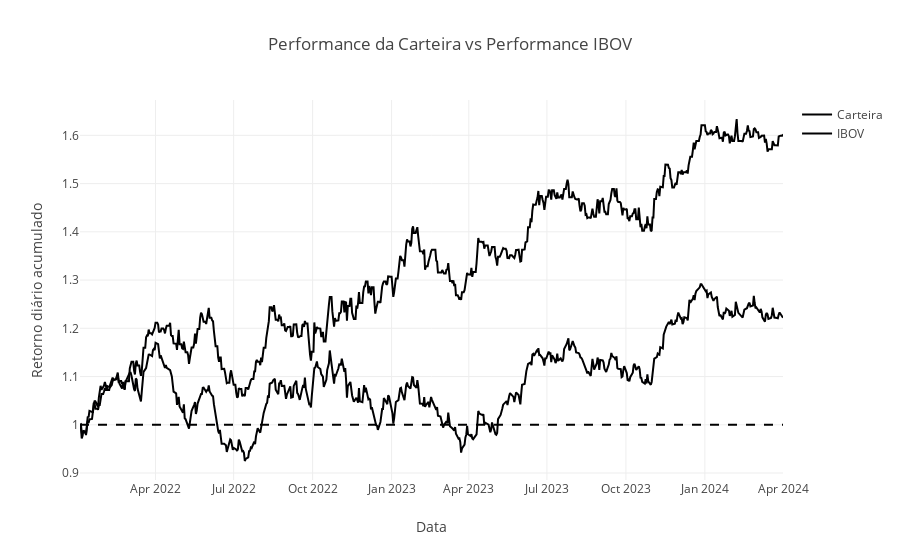

Notebook code for this chart:
### Markdown cell above
## Retorno da Carteira

### Code cell
portifolio_return = np.dot(
    returns.values, portifolio.set_index("Ticker")["Porc. da Carteira"].div(100).values
)

ibov = pdr.DataReader(
    "^BVSP", start=START_DATE, end=datetime.now().strftime("%Y-%m-%d")
)
ibov = ibov.apply(lambda x: x / x[0])["Adj Close"]

fig = go.Figure()
fig.add_trace(
    go.Scatter(x=returns.index, y=portifolio_return, mode="lines", name="Carteira")
)

fig.add_hline(1, line_dash="dash")
fig.add_trace(go.Scatter(x=ibov.index, y=ibov.values, mode="lines", name="IBOV"))
fig.update_layout(
    title="Performance da Carteira vs Performance IBOV",
    xaxis_title="Data",
    yaxis_title="Retorno diário acumulado",
)
return_pct = (portifolio_return[-1] - 1) * 100
fig.show()
print(
    f"Para o valor investido de {portifolio['Total Investido'].sum():.02f} reais, em "
    f"{START_DATE}, seria possível, com nossa carteira, gerar um rendimento de: "
    f"{portifolio['Total Investido'].sum()*return_pct:.02f} reais "
    f"({return_pct:.02f}%)"
)

### Figure 1 — Plotly figure (JSON) as saved in the notebook; plotly's stock layout.template omitted (floating-point values rounded to 4 significant figures; data arrays with more than 128 entries replaced by an {"elided": "..."} marker saying what was removed)
{"data": [{"mode": "lines", "name": "Carteira", "type": "scatter", "x": {"elided": "820 str values"}, "y": {"elided": "820 float values"}}, {"mode": "lines", "name": "IBOV", "type": "scatter", "x": {"elided": "560 str values"}, "y": {"elided": "560 float values"}}], "layout": {"shapes": [{"line": {"dash": "dash"}, "type": "line", "x0": 0, "x1": 1, "xref": "x domain", "y0": 1, "y1": 1, "yref": "y"}], "title": {"text": "Performance da Carteira vs Performance IBOV"}, "xaxis": {"title": {"text": "Data"}}, "yaxis": {"title": {"text": "Retorno diário acumulado"}}}}
